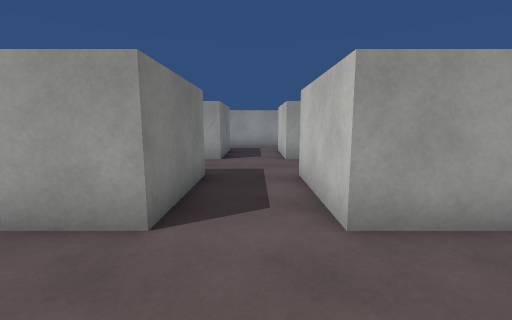
[1] (above)

24 first-person views from a walk through a 3-D level made in the Unity game engine. The camera is 1.3 m above the floor, tilts 8° down and sees 90° across. The floor is counted in squares, 1 m on a side. Each view is taken from the middle of a square. On the plan, view 1 faces up. The plan holds only what a view shows up to about 13 squares ahead; the rest is blank. The place goes on beyond the plan. The player is left out. Surface patterns are stand-ins for the level's own textures.

[2]
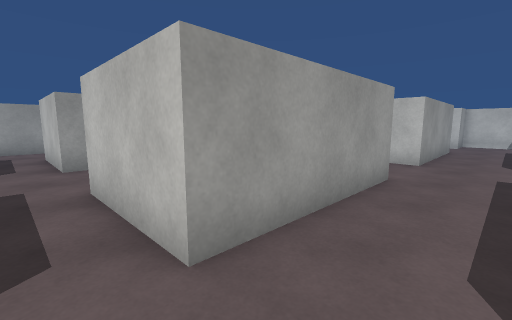

[3]
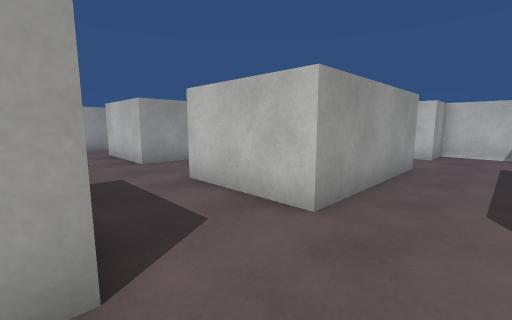

[4]
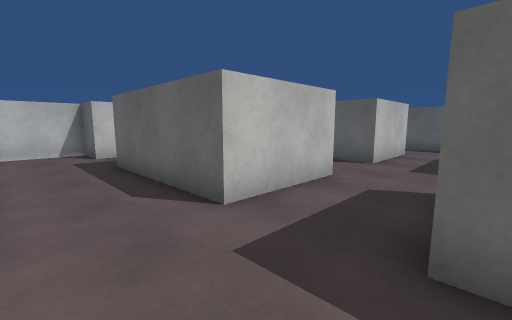

[5]
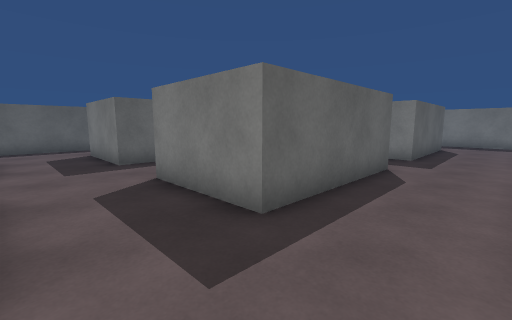

[6]
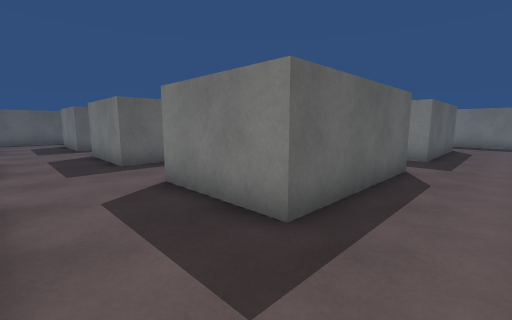

[7]
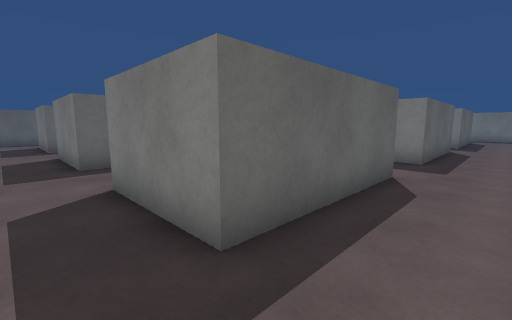

[8]
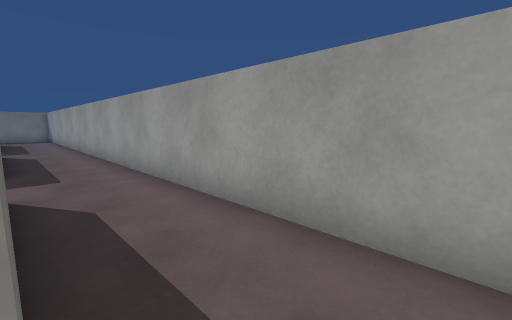

[9]
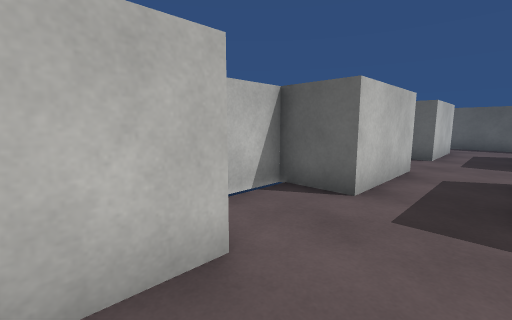

[10]
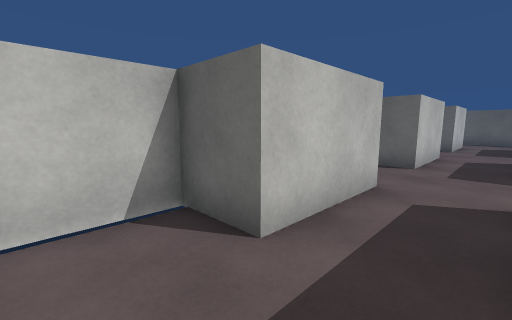

[11]
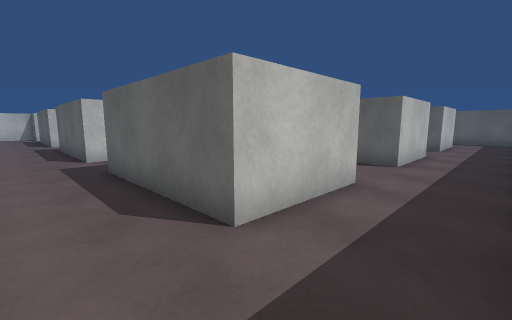

[12]
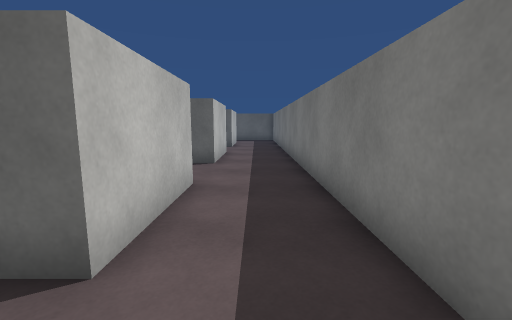

[13]
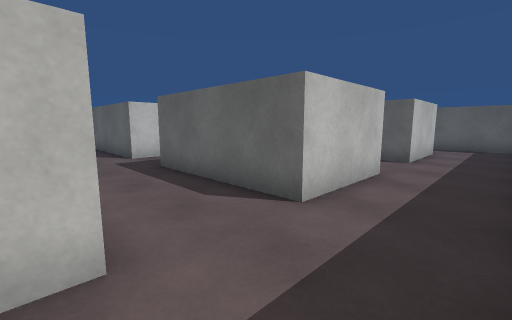

[14]
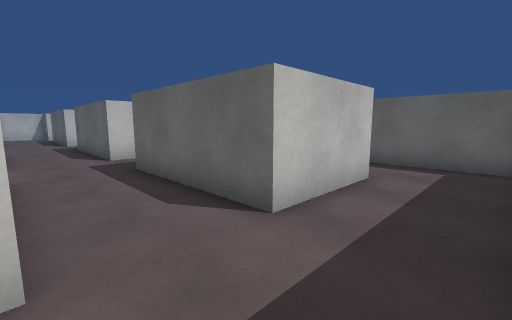

[15]
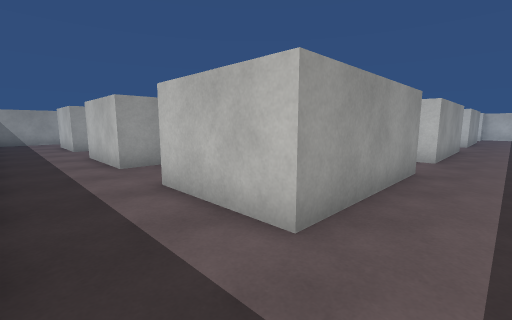

[16]
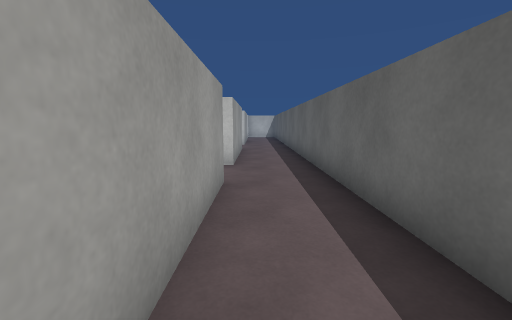

[17]
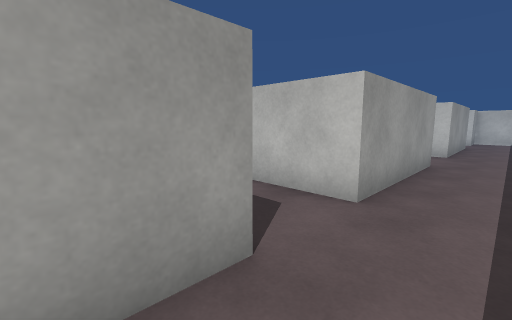

[18]
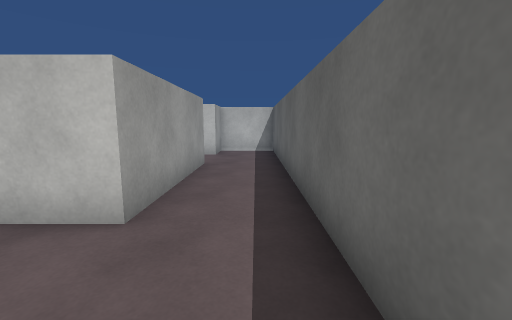

[19]
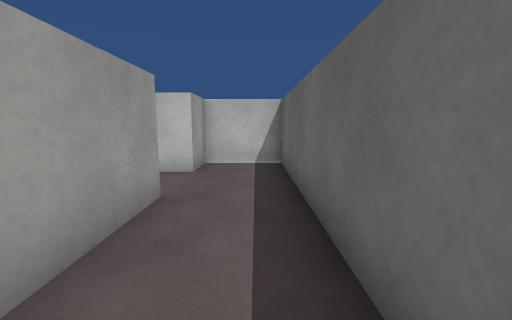

[20]
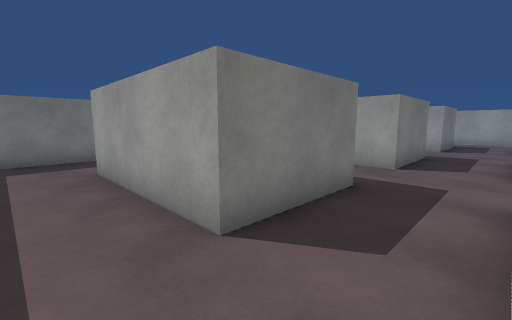

[21]
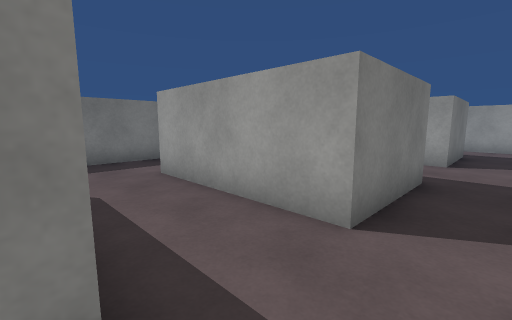

[22]
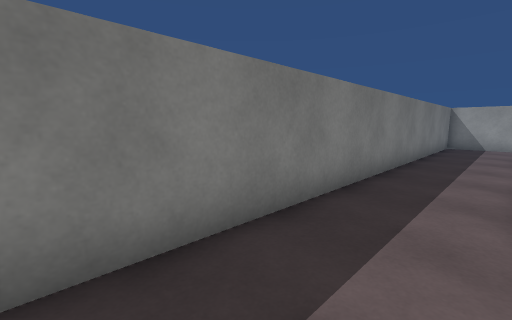

[23]
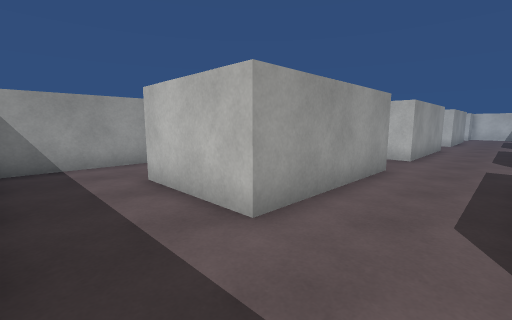

[24]
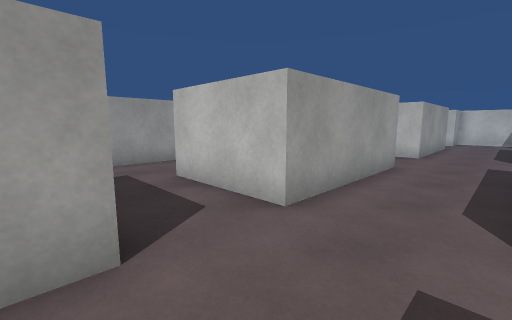

### Floor plan
Points are (right, up) in squares from view 1. A wall is a line through its corners. A room is listed if a view was taken in it or the views show most of it. See-through windows are left out.
Room 1 (views 1, 2, 3, 4, 5, 6, 7, 8, 9, 10, 11, 12, 13, 14, 15, 16, 17, 18, 19, 20, 21, 22, 23, 24)
walls: (6.4, 6.5) (6.4, 3) (1.1, 3) (1.1, 6.5) (6.4, 6.5); (6.4, 9.5) (1.1, 9.5) (1.1, 13) (6.4, 13) (6.4, 9.5); (9.2, 6.5) (14.5, 6.5) (14.5, 3) (9.2, 3) (9.2, 6.5); (-1.3, 6.5) (-1.3, 3) (-6.6, 3) (-6.6, 6.5) (-1.3, 6.5); (-1.3, 9.5) (-6.6, 9.5) (-6.6, 13) (-1.3, 13) (-1.3, 9.5); (6.4, 0.3) (6.4, -3.3) (1.1, -3.3) (1.1, 0.3) (6.4, 0.3); (-1.3, 0.3) (-1.3, -3.3) (-6.6, -3.3) (-6.6, 0.3) (-1.3, 0.3); (14.1, 9.5) (9.2, 9.5) (9.2, 13) (14.5, 13) (14.5, 9.4); (14.5, 0.4) (14.5, -2); (-5.5, 15.7) (-9.1, 15.7); (16.9, 9.4) (16.9, 13) (18.7, 13) (18.7, 15.1); (15.1, 15.7) (-1.6, 15.7); (14.5, -3.3) (9.2, -3.3) (9.2, 0.3) (10.8, 0.3); (-9.4, 15.2) (-9.4, -1.1); (18.7, 0.9) (18.7, 3) (16.9, 3) (16.9, 6.5) (18.7, 6.5) (18.7, 9.1); (-9.4, -2.6) (-9.4, -5.1); (-9.1, -5.9) (18.7, -5.9) (18.7, -3.3) (16.9, -3.3) (16.9, 0.3) (17.6, 0.3)

Where each view was taken, in squares from view 1:
view 1: 0 up, 0 right, facing up
view 2: 1 up, 0 right, facing up-right
view 3: 1 up, 6 right, facing up-right
view 4: 9 up, 6 right, facing down-right
view 5: 9 up, 9 right, facing down-left
view 6: 15 up, 9 right, facing down-left
view 7: 15 up, 16 right, facing down-left
view 8: 13 up, 15 right, facing up-left
view 9: 11 up, 15 right, facing down-right
view 10: 15 up, 15 right, facing down-right
view 11: 15 up, 9 left, facing down-right
view 12: 15 up, 8 left, facing down
view 13: 10 up, 9 left, facing down-right
view 14: 3 up, 9 left, facing down-right
view 15: 5 down, 9 left, facing up-right
view 16: 4 down, 7 left, facing right
view 17: 5 down, 3 left, facing up-right
view 18: 5 down, 6 right, facing right
view 19: 5 down, 10 right, facing right
view 20: 5 down, 1 right, facing up-left
view 21: 0 up, 0 right, facing up-left
view 22: 1 down, 7 left, facing up-left
view 23: 7 up, 9 left, facing up-right
view 24: 7 up, 2 left, facing up-right
